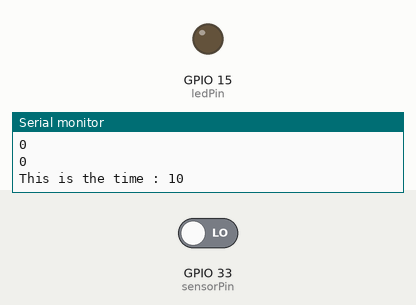
Recording of a sketch running on a simulated ESP32. On the bench: output pins drawn as LEDs (lit = HIGH), the last lines printed to the serial monitor. The test bench sets the inputs (shaded band); at power-on: GPIO 33 (sensorPin) LOW. WiFi joins after 1.5 s; servers stay silent unless stated; the local clock reads 2024-03-15 10:24:30 at power-on unless the sketch sets it; no MQTT or app messages arrive unless stated.

Above: at 4.3 s.
4.4 s: GPIO 33 (sensorPin) driven HIGH
At 5.9 s:
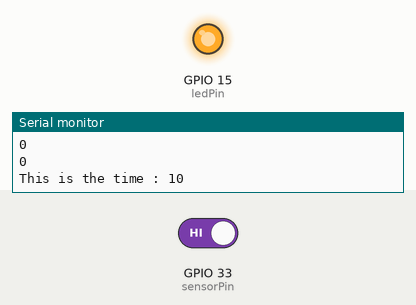
10.6 s: GPIO 33 (sensorPin) driven LOW
At 12.1 s:
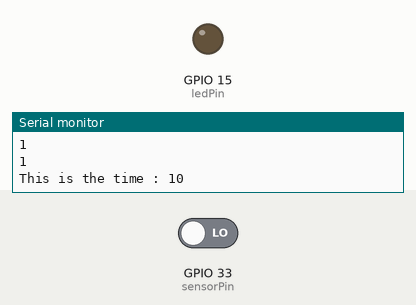
Timing chart, 0 to 13.6 s (numbered marks = the images above; inputs shaded):
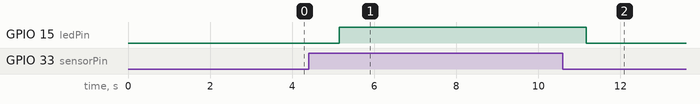

Measured:
- after the input at 4.4 s, GPIO 15 (ledPin): LOW → HIGH after 0.75 s
- after the input at 10.6 s, GPIO 15 (ledPin): HIGH → LOW after 0.57 s

The sketch:

PIR_motion_sensor.ino
```cpp
//---------------------------------Include the librairies----------------------------//

#include <WiFi.h>
#include <PubSubClient.h>
#include "time.h"
#include "sntp.h"

//---------------------------------Variable declaration------------------------------//

//Define constants
#define sensorPin 33
#define ledPin 15
#define port 1883 // MQTT broker port

//Time struct
struct tm timeinfo;
char myHour[3];
char timeWeekDay[10];

//Time server
const char* ntpServer1 = "pool.ntp.org";
const char* ntpServer2 = "time.nist.gov";
const char* time_zone = "CET-1CEST,M3.5.0,M10.5.0/3";  // TimeZone rule for Europe including daylight adjustment rules

const char* mqtt_server = "yourBroker.com"; // Broker adress

//WiFi
const char* ssid = "yourSSID";
const char* password = "yourPassword";

unsigned long timeToSleepHours = 16;

int counter = 0;
bool motion = false;

String Payload;

//Data we want to keep through the deep sleep mode
RTC_DATA_ATTR int bootCount = 0;
RTC_DATA_ATTR int weeklyCounter = 0;

//Objects declaration
WiFiClient net;
PubSubClient client(net);

//-----------------------------------Functions----------------------------------------//

//Putting the esp32 to sleep
void goToSleep(){
  Serial.println("Going to sleep now");
  Serial.println("Will wake at 9 AM");
  delay(1000);
  esp_deep_sleep_start();
}

//Date & time info
void printLocalTime(){

  if(!getLocalTime(&timeinfo)){
    Serial.println("No time available (yet)");
    return;
  }
  Serial.println(&timeinfo, "%A, %B %d %Y %H:%M:%S"); //Accessing the data, see time.h documentation
}

//WiFi connection
void WifiSetup(){

  WiFi.mode(WIFI_STA); //  Set the esp32 to wifi connect mode
  WiFi.begin(ssid,password); // Start the connection
  Serial.print("Connecting to wifi ...");
  while(WiFi.status() != WL_CONNECTED ){ // WL_CONNECTED flag when connection succeeded
    Serial.print(".");
    delay(1000);
  }
  Serial.println("\nConnection to wifi successfull \n");
}

//MQTT broker connection
void BrokerSetup(){

   if (client.connect("espName")) {
      Serial.println("Connection to broker successful");
   }
  while (!client.connected()) {
    Serial.print("Attempting MQTT connection...");

    if(!client.connect("espName")) {
      Serial.print("failed, rc=");
      Serial.print(client.state());
      Serial.println(" try again in 5 seconds");
      delay(2000);
    }
  }
  // Subscribe to MQTT topic
      client.subscribe("yourTopic");
}

//Callback function, to print the broker data
void callback(char* topic, byte *payload, unsigned int length) {

    Serial.println("\n-------new message from broker-----");
    Serial.print("channel:");
    Serial.println(topic);
    Serial.print("data:");
    Serial.write(payload, length);

    Payload = ""; // Resets the payload variable so the next for-loop doesn't add on to the old message.
    for (int i = 0; i < length; i++) {
      Payload += (char)payload[i];
    }
    Serial.println();
}

//Reason the esp32 woke up
void print_wakeup_reason(){

  esp_sleep_wakeup_cause_t wakeup_reason;

  wakeup_reason = esp_sleep_get_wakeup_cause();

  switch(wakeup_reason)
  {
    case ESP_SLEEP_WAKEUP_EXT0 : Serial.println("Wakeup caused by external signal using RTC_IO"); break;
    case ESP_SLEEP_WAKEUP_EXT1 : Serial.println("Wakeup caused by external signal using RTC_CNTL"); break;
    case ESP_SLEEP_WAKEUP_TIMER : Serial.println("Wakeup caused by timer"); break;
    case ESP_SLEEP_WAKEUP_TOUCHPAD : Serial.println("Wakeup caused by touchpad"); break;
    case ESP_SLEEP_WAKEUP_ULP : Serial.println("Wakeup caused by ULP program"); break;
    default : Serial.printf("Wakeup was not caused by deep sleep: %d\n",wakeup_reason); break;
  }
}

//Date
void getWeekDay(){

  strftime(timeWeekDay,10, "%A", &timeinfo);
  Serial.print("This is the day of the week : ");
  Serial.println(timeWeekDay);
  Serial.println();
}

//Time
void getTime(){

  strftime(myHour,3, "%H", &timeinfo);
  Serial.print("This is the time : ");
  Serial.println(myHour);
  Serial.println();
}

//---------------------------------Setup function------------------------------//

void setup() {

  Serial.begin(9600);
  delay(1000); // Time to open the Serial monitor
  Serial.println("Boot number: " + String(bootCount));
  print_wakeup_reason();

  client.setServer(mqtt_server, port);
  client.setCallback(callback); // set callback function
  WifiSetup();
  BrokerSetup();

  configTzTime(time_zone, ntpServer1, ntpServer2);
  esp_sleep_enable_timer_wakeup(3600000000ULL * timeToSleepHours); //How much time the esp32 is going to sleep for
  printLocalTime();
  getWeekDay();

  pinMode(sensorPin, INPUT);
  pinMode(ledPin, OUTPUT);

  //Reseting the weekly counter every monday
  if(String(timeWeekDay) == "Monday"){
    weeklyCounter = 0;
  }
  else{
    Serial.println("No reset today");
  }

  bootCount ++;
}

//---------------------------------Loop function------------------------------//

void loop() {
  // To maintain connection with the broker
  client.loop();

  //Reconnect to the broker if the connection broke
  if (!client.connected()) {
    BrokerSetup();
  }

  // Reconnect to the wifi if lost connection
  if(WiFi.status() != WL_CONNECTED){
    Serial.println("Reconnecting to Wifi...");
    WiFi.disconnect();
    WiFi.reconnect();
  }

  getTime();

  // Make the esp32 sleep every day after 5PM until 9 AM the next morning
  if(String(myHour)>"17"){
    goToSleep();
  }

  if (digitalRead(sensorPin) == HIGH){

    //Only count once if the targer keeps moving
    if (motion==false){
      motion=true;
      counter ++;
      weeklyCounter ++;
    }

    digitalWrite(ledPin, HIGH);
    client.publish("yourTopic", "Motion detected");
  } else{

    digitalWrite(ledPin, LOW);
    client.publish("yourTopic", "No motion");
    motion=false;
    }
    delay(1000);

  Serial.println(counter);
  Serial.println(weeklyCounter);
  client.publish("yourTopic", String(counter).c_str());
  client.publish("yourTopic", String(weeklyCounter).c_str());
}
```
